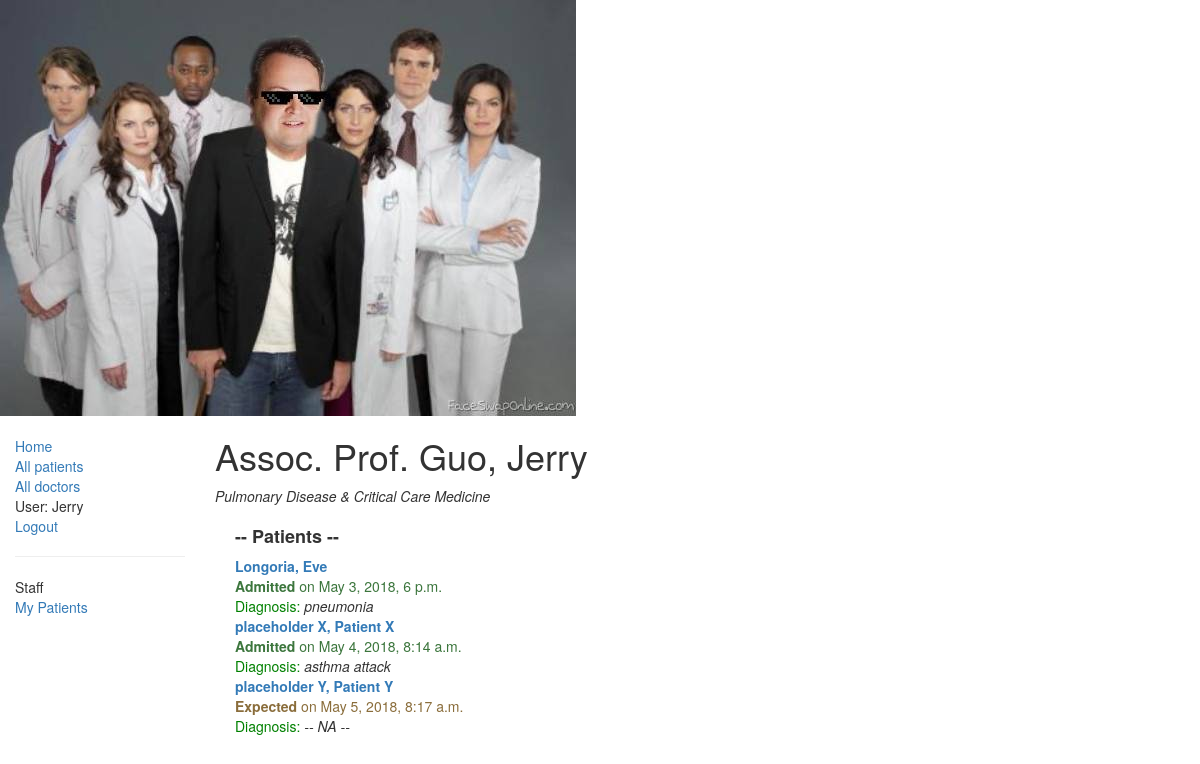
Page /catalog/doctor/3 (signed in) on the committed database.
### catalog/models.py (models this page shows, shortened)
class Doctor(models.Model): #Author
    first_name = models.CharField(max_length=100)
    last_name = models.CharField(max_length=100)
    title = models.ForeignKey(Title,  on_delete=models.SET_NULL, null=True)
    specialty = models.TextField(max_length=1000, help_text='Enter the specialty of Doctor')
    class Meta:
        ordering = ["last_name","first_name"]
    def __str__(self):
        return '{0}, {1}'.format(self.last_name,self.first_name)

class Title(models.Model): #Genre
    name = models.CharField(max_length=200, help_text="Enter the title of doctor")
    def __str__(self):
        return self.name

class Patient(models.Model): #Book
    first_name = models.CharField(max_length=100)
    last_name = models.CharField(max_length=100)
    doctor = models.ForeignKey(Doctor, on_delete=models.SET_NULL, null=True, blank=True)
    sex = models.ForeignKey(Sex, on_delete=models.SET_NULL, null=True) #genre
    date_of_birth = models.DateField(null=True, blank=True)
    date_of_appointment = models.DateTimeField(null=True, blank=True)
    symptoms = models.TextField(max_length=1000, help_text='Enter a brief description of the symptoms', null=True, blank=True)
    past_medical_history = models.TextField(max_length=1000, help_text='Enter previous disorders', null=True, blank=True)
    diagnosis = models.TextField(max_length=1000, help_text='Enter the diagnosis', null=True, blank=True)
    treatment = models.TextField(max_length=1000, help_text='Enter the treatment', null=True, blank=True)
    doctor_account = models.ForeignKey(User, on_delete=models.SET_NULL, null=True, blank=True)
    PATIENT_STATUS = (
        ('e', 'Expected'),
        ('a', 'Admitted'),
        ('c', 'Cancelled'),
    )
    status = models.CharField(max_length=1, choices=PATIENT_STATUS, blank=True, default='e', help_text='Patient appointment status')
    class Meta:
        ordering = ["last_name","first_name"]
        permissions = (("can_assign_patient", "Set patient as assigned"),("can_treat_patient","User can treat patients"),("I_am_boss","He is the boss"))
    def __str__(self):
        return '{0}, {1}'.format(self.last_name,self.first_name)

### catalog/views.py (the view)
# urls.py: path('doctor/<int:pk>', views.DoctorDetailView.as_view(), name='doctor-detail'),
class DoctorDetailView(LoginRequiredMixin, generic.DetailView):
    model = Doctor

### catalog/templates/catalog/doctor_detail.html (shortened to what this page needs)
{% extends "base_generic.html" %}
{% block content %}
  <h1>{{ doctor.title }} {{ doctor }}</h1>
  <p><em>{{doctor.specialty}}</em></p>
  <div style="margin-left:20px;margin-top:20px">
    <h4><strong> -- Patients -- </strong></h4>
	<d1>
    {% for patient in doctor.patient_set.all %}
		<dt><a href="{% url 'patient-detail' patient.pk %}">{{patient}}</a></dt>
        <hl class="{% if patient.status == 'e' %}text-warning{% elif patient.status == 'a' %}text-success{% else %}text-danger{% endif %}"><strong>{{ patient.get_status_display }}</strong> on {{ patient.date_of_appointment }}</hl>
		<dd><font color="green">Diagnosis:</font> <em>{{patient.diagnosis}}</em></dd>
    {% endfor %}
  </div>
{% endblock %}

### catalog/templates/base_generic.html (shortened to what this page needs)
<!DOCTYPE html>
<html lang="en">
<head>
  <link rel="stylesheet" href="https://maxcdn.bootstrapcdn.com/bootstrap/3.3.7/css/bootstrap.min.css">
  {% load static %}
  <link rel="stylesheet" href="{% static 'css/styles.css' %}">
  <img src="{% static 'catalog/images/bambenek_hospital_glass.jpg' %}" alt="My image" style="width:576px;height:416px;"/>
</head>
<body>
  <div class="container-fluid">
    <div class="row">
      <div class="col-sm-2">
      {% block sidebar %}
      <ul class="sidebar-nav">
          <li><a href="{% url 'index' %}">Home</a></li>
          <li><a href="{% url 'patients' %}">All patients</a></li>
          <li><a href="{% url 'doctors' %}">All doctors</a></li>
   {% if user.is_authenticated %}
     <li>User: {{ user.get_username }}</li>
     <li><a href="{% url 'logout'%}?next={{request.path}}">Logout</a></li>
   {% else %}
     <li><a href="{% url 'login'%}?next={{request.path}}">Login</a></li>
   {% endif %}
      </ul>
      {% if user.is_staff %}
      <hr />
      <ul class="sidebar-nav">
      <li>Staff</li>
            {% if perms.catalog.can_treat_patient %}
                <li><a href="{% url 'my-patients' %}">My Patients</a></li>
            {% endif %}
      </ul>
      {% endif %}
     {% endblock %}
      </div>
      <div class="col-sm-10 ">
      {% block content %}{% endblock %}
      </div>
    </div>
  </div>
</body>
</html>

### catalog/static/css/styles.css (style rules this page uses)
.sidebar-nav { margin-top: 20px; padding: 0; list-style: none; }

### rows in the picture
Doctor: title "Assoc. Prof.", last_name+first_name "Guo, Jerry", specialty "Pulmonary Disease & Critical Care Medicine"
Patient: last_name+first_name "Longoria, Eve", status "Admitted", date_of_appointment "May 3, 2018, 6 p.m.", diagnosis "pneumonia"
Patient: last_name+first_name "placeholder X, Patient X", status "Admitted", date_of_appointment "May 4, 2018, 8:14 a.m.", diagnosis "asthma attack"
Patient: last_name+first_name "placeholder Y, Patient Y", status "Expected", date_of_appointment "May 5, 2018, 8:17 a.m.", diagnosis "-- NA --"

### other values in the picture
{{ user.get_username }} "Jerry"
